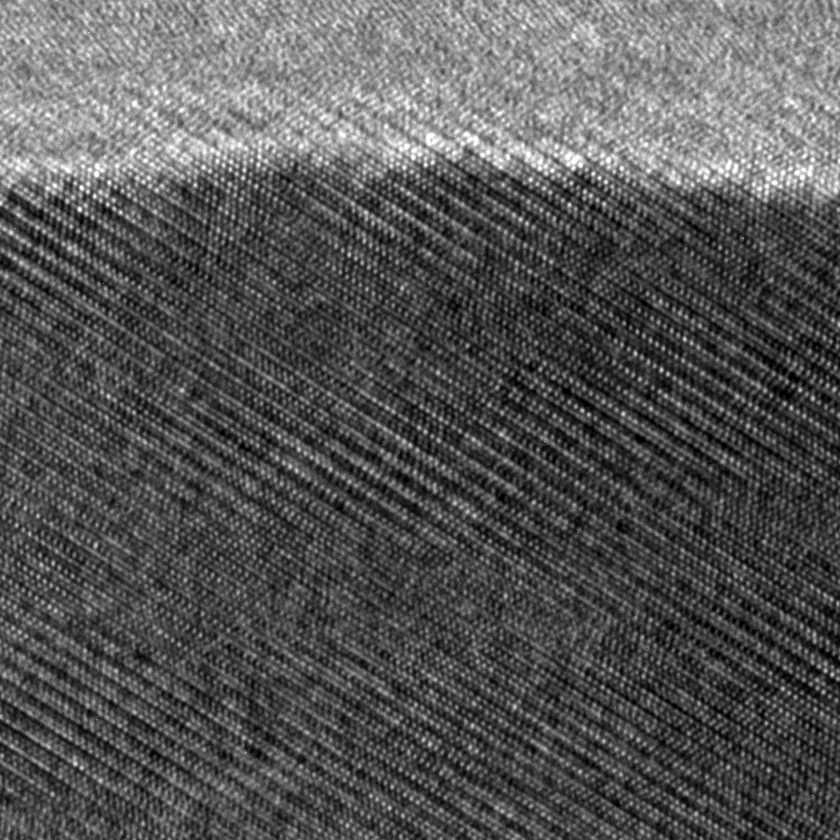
#> input picture 1.png, 840 x 840 px, shrunk from 1024 x 1024 before the run
$ jupyter execute FFT.ipynb
#> lines starting #> are read from the running program, lines starting #| are printed output that depends on the picture
[cell 1]
import numpy as np
from PIL import Image
import matplotlib.pyplot as plt

def convert_to_diffraction_pattern(image_path):
    # 读取图片并转换为灰度图像
#> called with image_path = '1.png'
    img = Image.open(image_path).convert('L')
    img_array = np.array(img)

    # 对灰度图像进行二维傅里叶变换
    img_fft = np.fft.fft2(img_array)

    # 对变换结果进行零频率中心化
    img_fft_shifted = np.fft.fftshift(img_fft)

    # 计算傅里叶变换的幅度谱
    img_fft_mag = np.abs(img_fft_shifted)

    # 对幅度谱进行对数变换，增强对比度
    img_fft_mag_log = np.log1p(img_fft_mag)
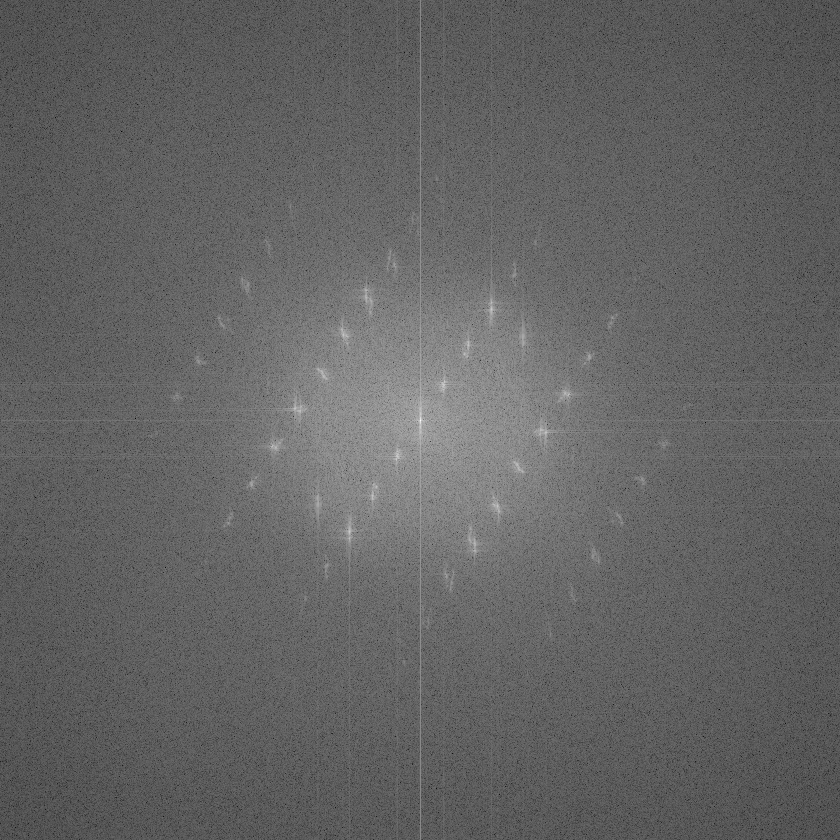
#> img_fft_mag_log: shape (840, 840) float64; min 1.68, max 17.91, mean 8.03; drawn with min black and max white

    # 显示衍射斑点图像
    plt.imshow(img_fft_mag_log, cmap='gray')
    plt.axis('off')
    plt.title('Diffraction Pattern')
    plt.show()

# 调用函数将图像转换为衍射斑点图像
image_path = "1.png"
convert_to_diffraction_pattern(image_path)
